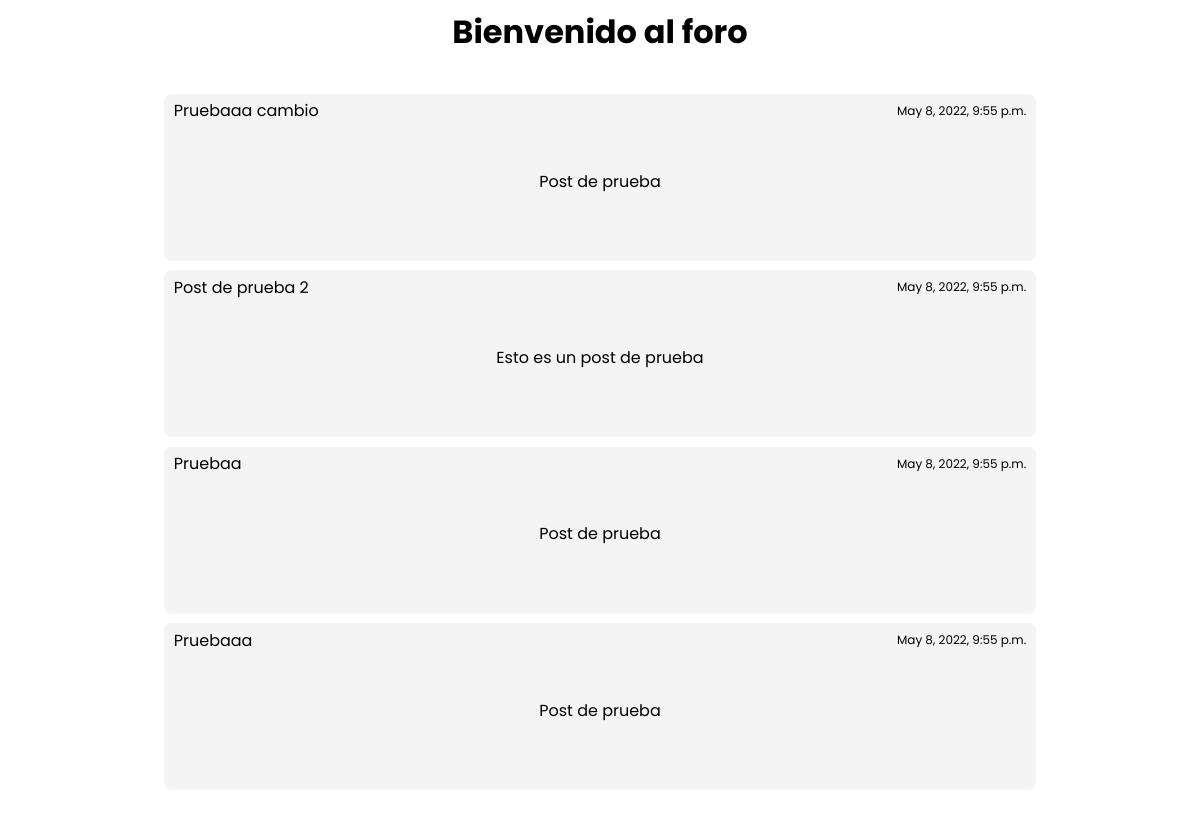
Screenshot of /blog/ with the database file from the repository.
### posts/models.py (models this page shows, shortened)
class Post(models.Model):
    id =models.IntegerField(primary_key=True,auto_created=True)
    titulo=models.CharField(max_length=25)
    contenido=models.CharField(max_length=250)
    fecha=models.DateTimeField(auto_now_add=True)

### posts/views.py (the view)
# urls.py: path('blog/', posts_views.lista_post),
def lista_post(request):
	lista_post= Post.objects.all()
	return render(request, 'listaPosts.html', {"posts": lista_post})

### posts/templates/listaPosts.html (shortened to what this page needs)
<head>
</head>
<body>
    <div ><h1>Bienvenido al foro</h1></div>
    <div class = "contenedor_posts" >
        {% for post in posts %}
        <div class="post">
            <div class = "titulo">
                <p>{{post.titulo}}</p>
                <p class="fecha">{{post.fecha}}</p>
            </div>
            <div class = "contenido">
                {{post.contenido}}
            </div>
        </div>
        {% endfor %}
    </div>
</body>

### posts/templates/listaPosts.html (style rules this page uses)
.contenedor_posts { padding: 1%; margin:auto; border-radius: 8px; display: flex; flex-direction: column; align-items: center }
.post { border-radius: 8px; width:90%; height: 25%; margin: 0.5%; padding: 1%; background-color: rgb(244, 244, 244); }
.titulo { height: 10%; text-align: left; display: flex; flex-direction: row; justify-content: space-between; align-items: center; }
.contenido { height: 85%; display: flex; align-items: center; justify-content: center; }
.fecha { font-size: 12px; }
div { text-align: center; }
body { font-family: 'Poppins'; background-color: #ffffff; }
.contenedor_posts { width: 80%; height: 90%; }

### rows the page displays
Post: titulo "Pruebaaa cambio", fecha "May 8, 2022, 9:55 p.m.", contenido "Post de prueba"
Post: titulo "Post de prueba 2", fecha "May 8, 2022, 9:55 p.m.", contenido "Esto es un post de prueba"
Post: titulo "Pruebaa", fecha "May 8, 2022, 9:55 p.m.", contenido "Post de prueba"
Post: titulo "Pruebaaa", fecha "May 8, 2022, 9:55 p.m.", contenido "Post de prueba"
